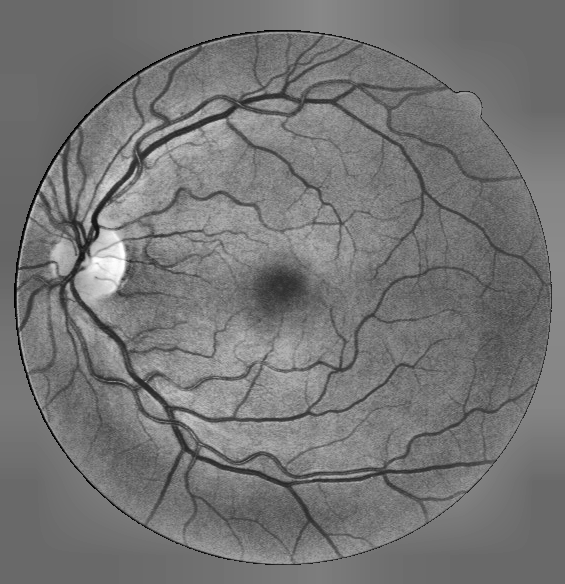
#> input picture presentation/assets/clahe.png, 565 x 584 px; its folder holds only this picture in this run
$ python -i preprocess.py   (imports and definitions only)
#> lines starting #> are read from the running program, lines starting #| are printed output that depends on the picture; after the words box and inside, x2 and y2 are one past the last pixel; in counts of white or black regions, pixels touching at a corner belong together
#> further down, picture is the input picture: shape (584, 565, 3); min 0, max 255, mean 117
"""Modules 1-4: acquisition, spatial enhancement, frequency enhancement, restoration."""
import cv2
import numpy as np
from scipy import ndimage as ndi
from skimage.filters import threshold_otsu


# ---------------- Module 1 ----------------
def green_channel(rgb):
    """Green channel has the best vessel contrast (haemoglobin absorbs green)."""
    return rgb[:, :, 1].astype(np.uint8)


def fov_mask(rgb, erode_px=0):
    """Field-of-view mask from Otsu on the red channel (the camera aperture)."""
#> called with erode_px = 0
    red = rgb[:, :, 0].astype(np.float64)
    m = red > threshold_otsu(red) * 0.5          # aperture is much brighter than the black border
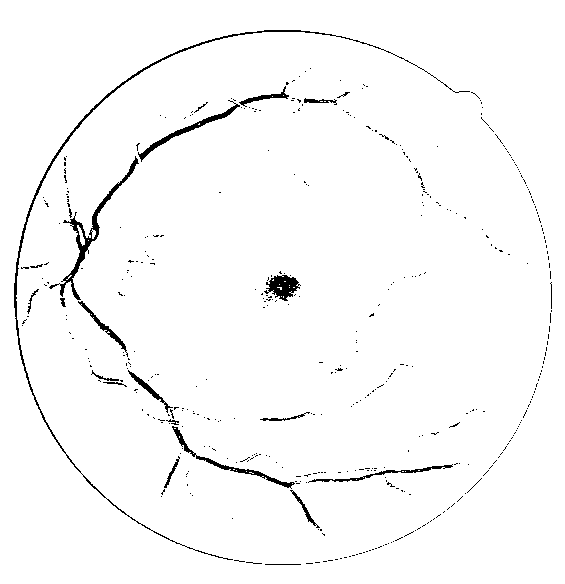
#> m: shape (584, 565) bool; 97.7% white; 448 black regions (425 under 20 px), largest, box (x1, y1, x2, y2) and area: (14, 30, 470, 560) 1771, (49, 156, 139, 300) 1042, (138, 100, 240, 162) 560
    m = ndi.binary_fill_holes(ndi.binary_opening(m, iterations=2))
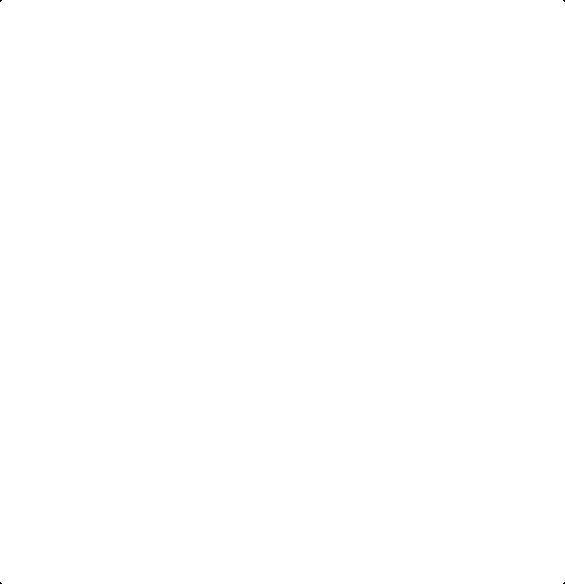
#> m: shape (584, 565) bool; 100% white; black in thin lines or dots
    lab, n = ndi.label(m)
#> lab: shape (584, 565) int32; values 0 (black) and 1 (white), 100% white; black in thin lines or dots
#> n = 1
    if n > 1:                                      # keep largest component
        sizes = ndi.sum(m, lab, range(1, n + 1))
        m = lab == (np.argmax(sizes) + 1)
    if erode_px > 0:
        m = ndi.binary_erosion(m, structure=disk(erode_px))
    return m


def disk(r):
    y, x = np.ogrid[-r:r + 1, -r:r + 1]
    return x * x + y * y <= r * r


# [5 lines left out: function fill_outside_fov, not called in this run]


# ---------------- Module 2 ----------------
def clahe(gray, clip=2.5, tile=8):
    g = np.clip(gray, 0, 255).astype(np.uint8)
    return cv2.createCLAHE(clipLimit=clip, tileGridSize=(tile, tile)).apply(g)


# ---------------- Module 3 ----------------
# [36 lines left out: functions gaussian_highpass, high_emphasis, rescale, correct_illumination, not called in this run]


def denoise(gray, kernel=3):
    return cv2.medianBlur(np.clip(gray, 0, 255).astype(np.uint8), kernel).astype(np.float64)

>>> import cv2
>>> picture = cv2.imread('../presentation/assets/clahe.png')
>>> result = fov_mask(picture)

$ run again, on presentation/assets/green.png
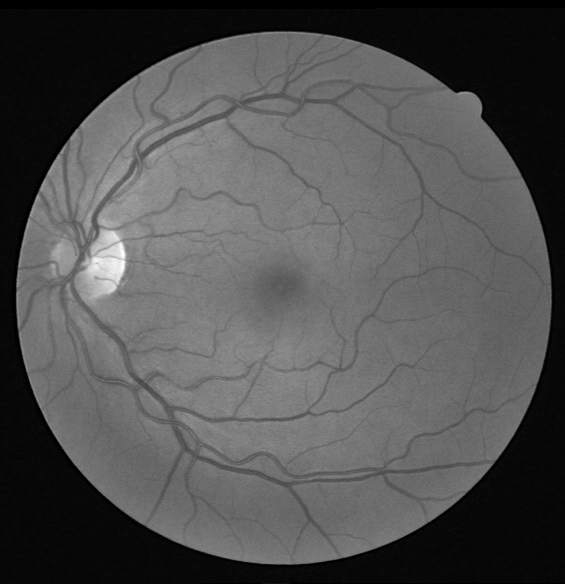
#> input picture presentation/assets/green.png, 565 x 584 px
#> picture is the input picture: shape (584, 565, 3); min 0, max 255, mean 80.6
#> in fov_mask, `m = red > threshold_otsu(red) * 0.5`:
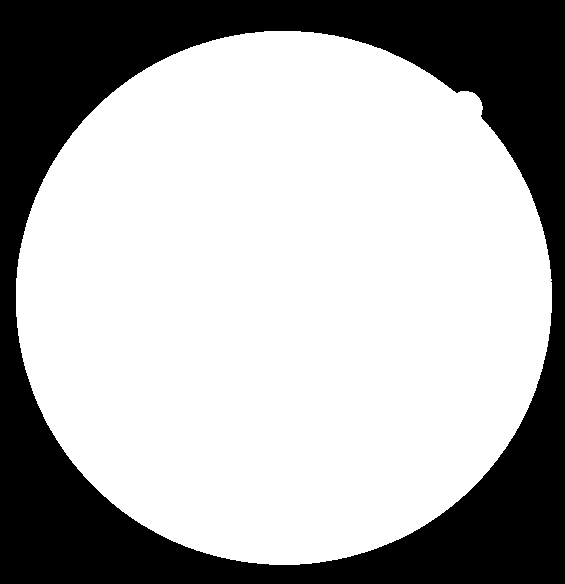
#> m: shape (584, 565) bool; 68.3% white; 1 black region, box (x1, y1, x2, y2) and area: (0, 0, 565, 584) 104585
#> lab: shape (584, 565) int32; values 0 (black) and 1 (white), 68.3% white; 1 black region, box (x1, y1, x2, y2) and area: (0, 0, 565, 584) 104586
#> n = 1
